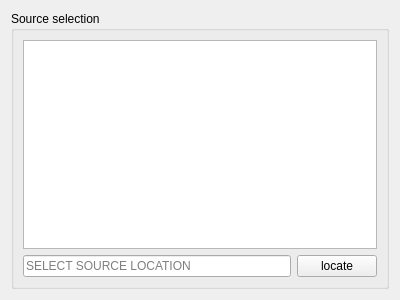
<?xml version="1.0" encoding="UTF-8"?>
<ui version="4.0">
 <class>FileWidget</class>
 <widget class="QFrame" name="FileWidget">
  <property name="geometry">
   <rect>
    <x>0</x>
    <y>0</y>
    <width>400</width>
    <height>300</height>
   </rect>
  </property>
  <property name="windowTitle">
   <string>Frame</string>
  </property>
  <layout class="QGridLayout" name="gridLayout">
   <item row="0" column="0">
    <widget class="QGroupBox" name="sourceGroup">
     <property name="title">
      <string>Source selection</string>
     </property>
     <layout class="QGridLayout" name="gridLayout_2">
      <item row="1" column="1">
       <widget class="QPushButton" name="sourceLocateBtn">
        <property name="sizePolicy">
         <sizepolicy hsizetype="Preferred" vsizetype="Fixed">
          <horstretch>0</horstretch>
          <verstretch>0</verstretch>
         </sizepolicy>
        </property>
        <property name="text">
         <string>locate</string>
        </property>
       </widget>
      </item>
      <item row="1" column="0">
       <widget class="QLineEdit" name="sourceLocationDisplay">
        <property name="sizePolicy">
         <sizepolicy hsizetype="Expanding" vsizetype="Fixed">
          <horstretch>2</horstretch>
          <verstretch>0</verstretch>
         </sizepolicy>
        </property>
        <property name="acceptDrops">
         <bool>false</bool>
        </property>
        <property name="readOnly">
         <bool>true</bool>
        </property>
        <property name="placeholderText">
         <string>SELECT SOURCE LOCATION</string>
        </property>
       </widget>
      </item>
      <item row="0" column="0" colspan="2">
       <widget class="QTextBrowser" name="sourceSelectionBrowser">
        <property name="source">
         <url>
          <string>qrc:/resources/sourceFileInfo.html</string>
         </url>
        </property>
        <property name="openExternalLinks">
         <bool>true</bool>
        </property>
        <property name="openLinks">
         <bool>true</bool>
        </property>
       </widget>
      </item>
     </layout>
    </widget>
   </item>
  </layout>
 </widget>
 <resources/>
 <connections/>
</ui>
